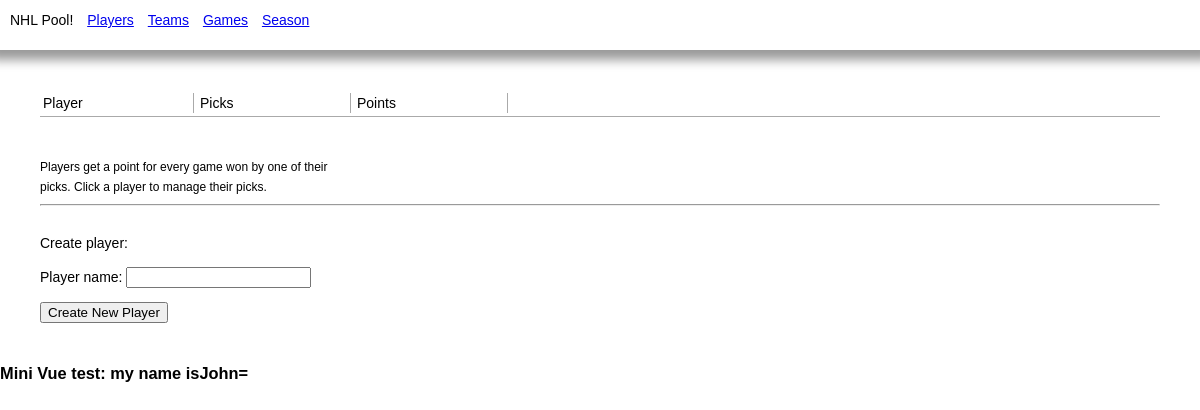
The app's page /, older data.
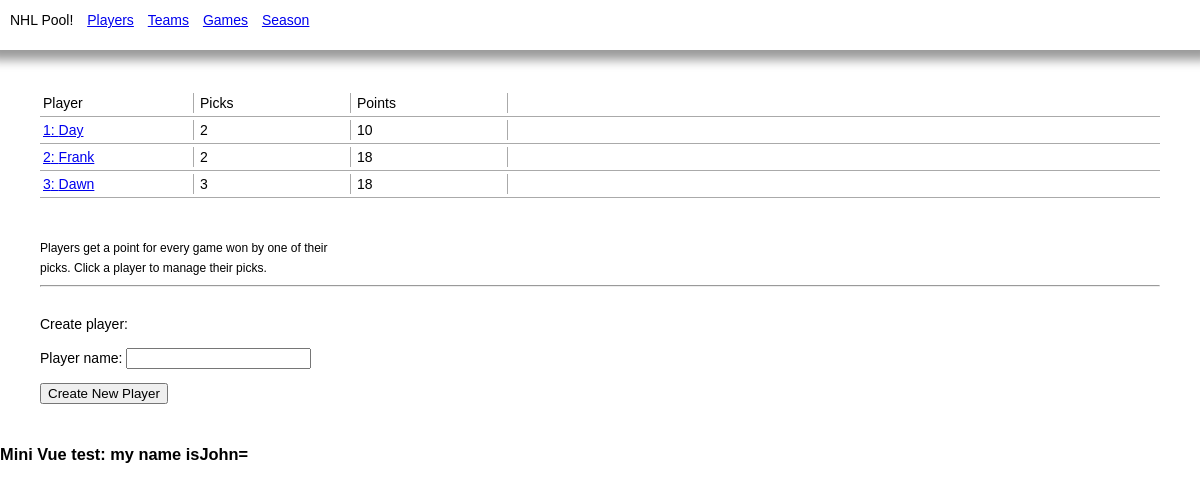
The same page, newer data.
### polls/models.py (models this page shows, shortened)
class Player(models.Model): # user of pool, not player on a team
    name = models.CharField(max_length=200, unique=True)
    objects = PlayerManager()
    def calculateNumTeams(self):
        nt = Pick.objects.filter(player=self.id).count()
        return nt
    teamCount = property(calculateNumTeams)
    @property
    def win_count(self):
        player = Player.objects.get(id=self.id)
        picks = self.player.all()
        teams = Team.objects.filter(team__in=picks)
        wins = Game.objects.filter(winner__in=teams)
        w = wins.count()
        return w

### polls/views.py (the view)
# urls.py: path('', views.index, name='players'),
def index(request): # root of app lists players, could have called this view "players"
    players = Player.objects.all()
    if request.method == 'POST':
        form = CreateNewPlayer(request.POST)
        if(form.is_valid()):
            n = form.cleaned_data["name"]
            p = Player(name=n)
            p.save()
    else:
        form = CreateNewPlayer()
    context = { 'players': players, 'form': form }
    return render(request, 'polls/players.html', context)

### polls/forms.py
class CreateNewPlayer(forms.ModelForm):
    class Meta:
        model = Player
        fields = ["name"]
    name = forms.CharField(label="Player name", max_length=200)

### polls/templates/polls/players.html (shortened to what this page needs)
{% extends 'polls/base.html' %}
{% block content %}
<div class="team-row">
    <div class="team-col">Player</div>
    <div class="team-col">Picks</div>
    <div class="team-col">Points</div>
</div>
{% for p in players %}
    <div class="team-row">
        <div class="team-col">
            <a href="{% url 'player' p.id %}">
            {{p.id}}:
            {{p.name}}</a>
        </div>
        <div class="team-col">{{p.teamCount}} </div>
        <div class="team-col">{{p.win_count}} </div>
    </div>
{% endfor %}
<br>
<div class="pool-info">
Players get a point for every game won by one of their picks.
Click a player to manage their picks.
</div>
<hr>
<br>
Create player:
<form method="post" action="#">
    {{form.as_p}}
    <button type="submit" name="save">Create New Player</button>
</form>
{% endblock %}

### polls/templates/polls/base.html (shortened to what this page needs)
<html>
<head>
</head>
<body>
    <div class="pool-menu">
        NHL Pool!
        <a href="{% url 'players' %}">Players</a>
        <a href="{% url 'teams' %}">Teams</a>
        <a href="{% url 'games' %}">Games</a>
        <a href="{% url 'season' %}">Season</a>
    </div>
    <div class="pool-body">
        {% block content %}
        {% endblock %}
    </div>
    <div id="app">
        <h3>Mini Vue test: my name is[[firstName]]=</h3>
    </div>
    {% load static %}
    <link rel="stylesheet" type="text/css" href="{% static 'polls/styles.css' %}">
</body>
</html>

### polls/static/polls/styles.css (style rules this page uses)
body { margin:0px; font-family: arial; line-height:20px; font-size:14px; }
.pool-menu { padding:10px 20px 20px 10px; margin-bottom:20px; box-shadow:0px 0px 10px 10px rgba(0,0,0,0.4); }
.pool-menu a { margin-left:10px; }
.pool-body { margin:40px; }
.pool-info { width:300px;font-size:12px;margin-top:20px; }
.team-row { clear:both; border-bottom:solid 1px #aaa; height:26px; }
.team-col { float:left; width:150px; height:20px; margin:3px; border-right:solid 1px #aaa; }

Row changes from the older to the newer data that the page shows:
added Player: id "1", name "Day", teamCount "2", win_count "10"
added Player: id "2", name "Frank", teamCount "2", win_count "18"
added Player: id "3", name "Dawn", teamCount "3", win_count "18"
